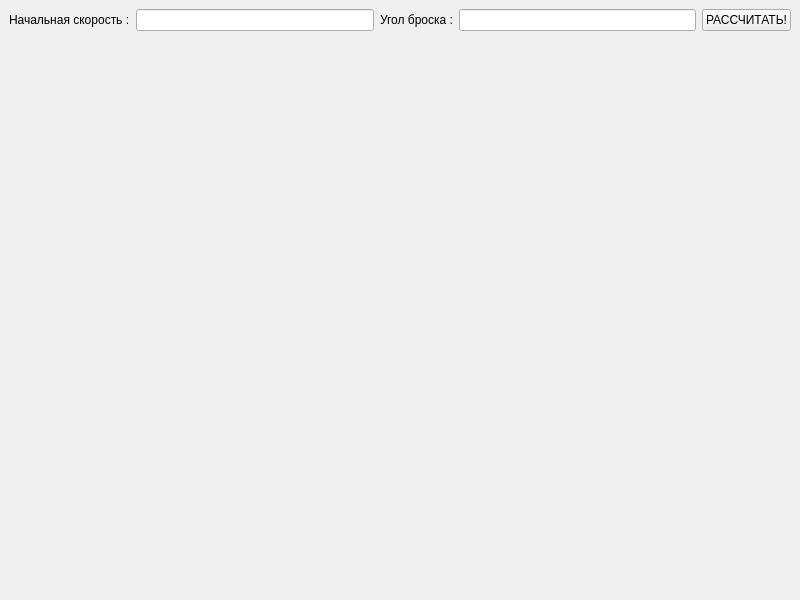
<?xml version="1.0" encoding="UTF-8"?>
<ui version="4.0">
 <class>MainWindow</class>
 <widget class="QMainWindow" name="MainWindow">
  <property name="geometry">
   <rect>
    <x>0</x>
    <y>0</y>
    <width>800</width>
    <height>600</height>
   </rect>
  </property>
  <property name="windowTitle">
   <string>Летающий мяч</string>
  </property>
  <widget class="QWidget" name="centralwidget">
   <layout class="QVBoxLayout" name="verticalLayout">
    <item>
     <layout class="QHBoxLayout" name="horizontalLayout">
      <item>
       <widget class="QLabel" name="label">
        <property name="text">
         <string>Начальная скорость :</string>
        </property>
       </widget>
      </item>
      <item>
       <widget class="QLineEdit" name="U0_input"/>
      </item>
      <item>
       <widget class="QLabel" name="label_2">
        <property name="text">
         <string>Угол броска :</string>
        </property>
       </widget>
      </item>
      <item>
       <widget class="QLineEdit" name="phi_input"/>
      </item>
      <item>
       <widget class="QPushButton" name="plot_button">
        <property name="text">
         <string>РАССЧИТАТЬ!</string>
        </property>
       </widget>
      </item>
     </layout>
    </item>
    <item>
     <widget class="QWidget" name="plot_widget" native="true"/>
    </item>
   </layout>
  </widget>
 </widget>
 <resources/>
 <connections/>
</ui>
